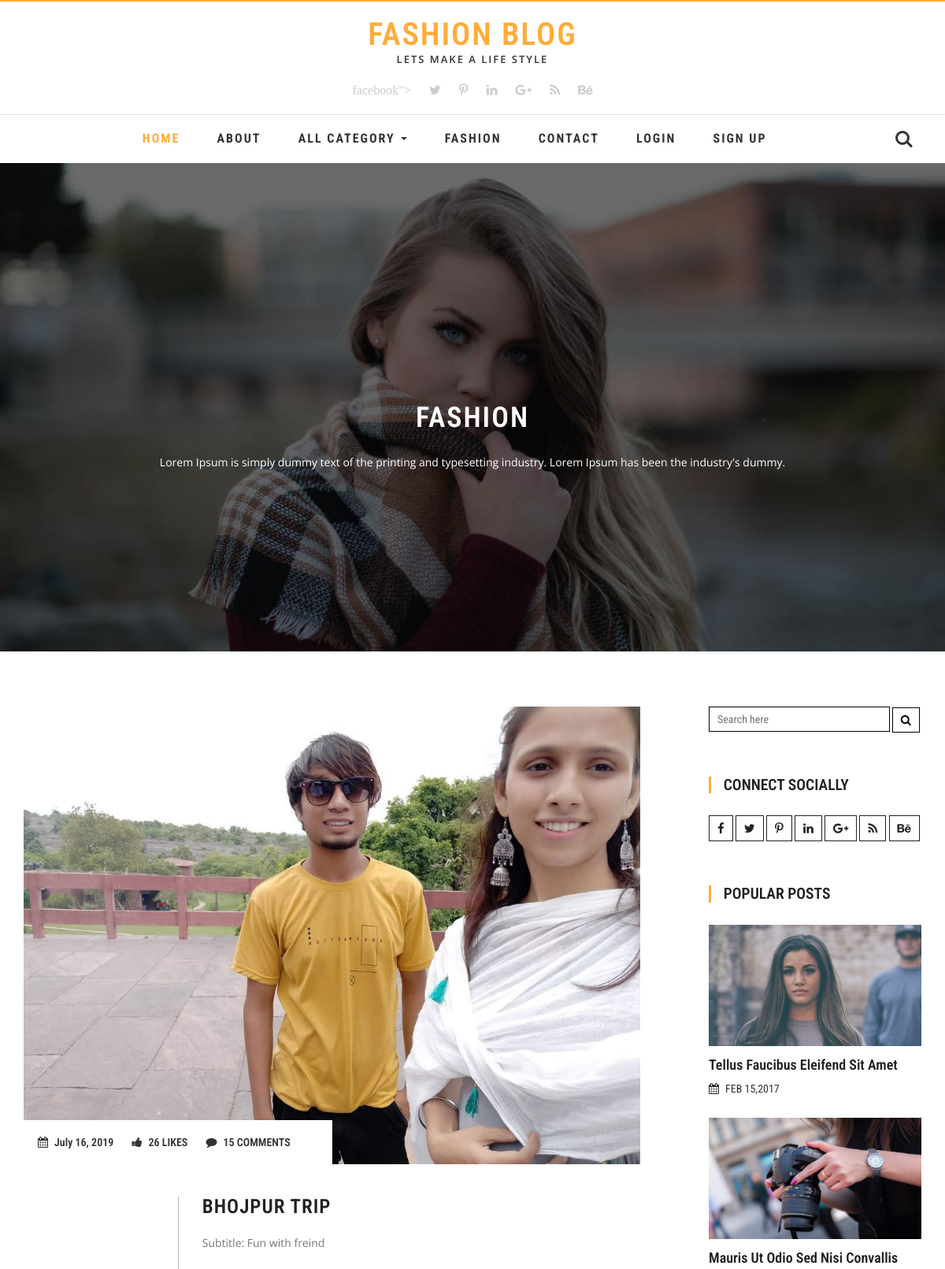
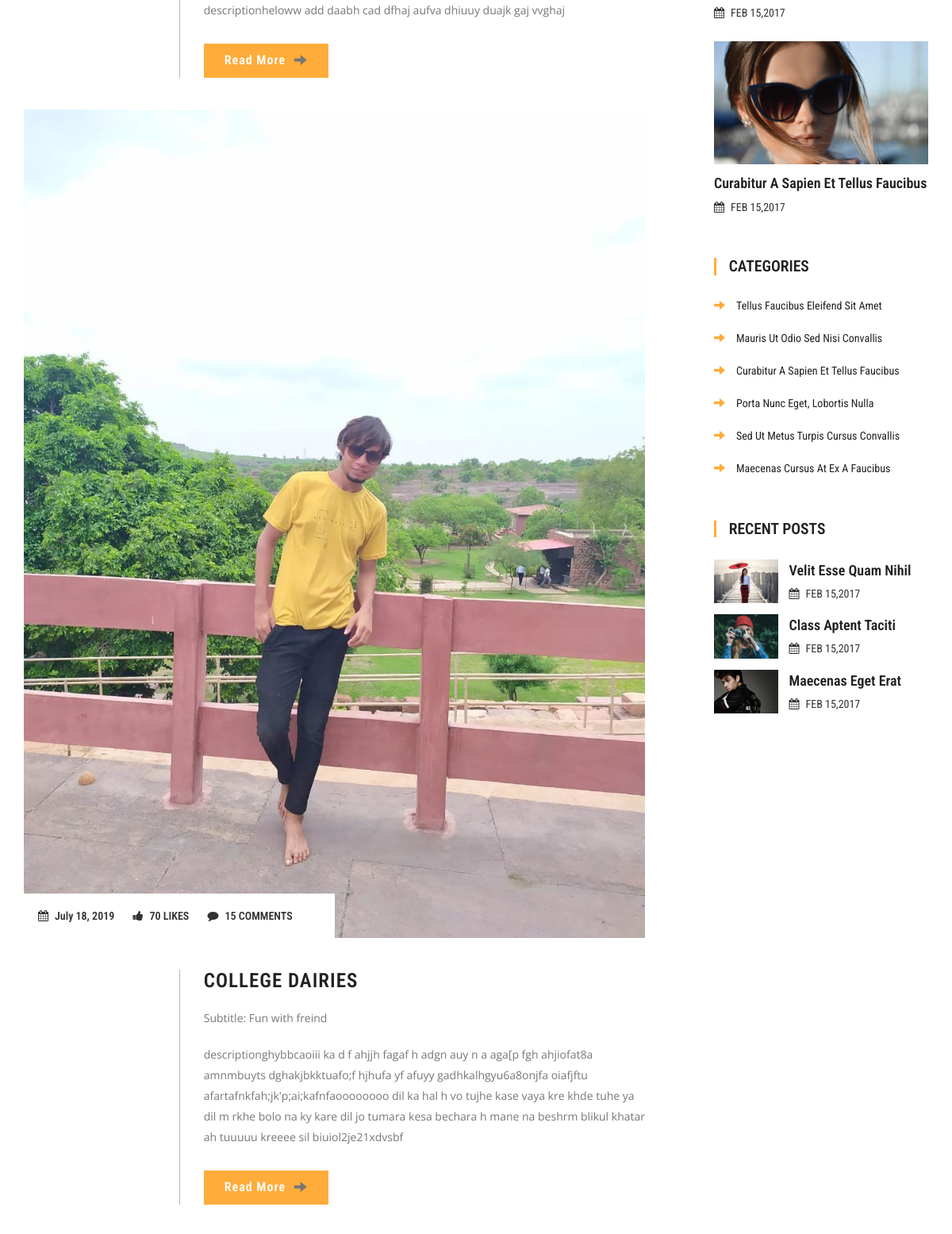
The page / (upper part) on the database its author committed (2 pictures, top to bottom).
### Blog/models.py (models this page shows, shortened)
class Post(models.Model):
    category=models.ForeignKey(Category,on_delete=models.CASCADE,null=True)
    User=models.ForeignKey(User,on_delete=models.CASCADE,null=True)
    title=models.CharField(max_length=100,null=True)
    subtitle=models.CharField(max_length=50,null=True)
    image=models.FileField(null=True)
    date=models.DateField(null=True)
    discription = models.CharField(max_length=400,null=True)

### Blog/views.py (the view)
# urls.py: 2. Add a URL to urlpatterns:  url(r'^$', Home.as_view(), name='home')
def Home(request):
    log = False
    if request.user.is_authenticated():
        log = True
    all_post = Post.objects.all()
    li = []
    b = 0
    for i in all_post:
        a = Post_like.objects.filter(post = i)
        for j in a:
            b +=j.like
        li.append(b)
        b = 0
    z = zip(all_post,li)
    recent,top_three = All_need_value()
    d = {'all_cat':all_cat(),'all_post':z,'logout':log,'recent':recent,'top_three':top_three }
    return render(request,'index.html',d)

### Blog/views.py (called while the page is built)
def all_cat():
    all_cat = Category.objects.all()
    return all_cat

def All_need_value():
    all_post = Post.objects.all().order_by('-id')
    recent = all_post[:3]
    li = []
    pos = []
    for i in all_post:
        a = i.post_like_set.count()
        li.append(a)
    for i in all_post:
        if max(li)>0:
            a = max(li)
            ind = li.index(a)
            li.pop(ind)
            li.insert(ind,0)
    top_three = pos[:3]
    return recent,top_three

### Blog/templates/index.html (shortened to what this page needs)
	{% extends 'base.html' %}
			{% load static %}
			{% block body %}
	<div class="w3-slider">
		<ul id="demo1">
			<li>
				<img src="{% static 'images/1.jpg' %}" alt="" />
				<div class="slide-desc">
					<h3>Fashion</h3>
					<p>Lorem Ipsum is simply dummy text of the printing and typesetting industry. Lorem Ipsum has been the industry's dummy. </p>
				</div>
			</li>
		</ul>
	</div>
	<div class="container">
		<div class="banner-btm-agile">
			<div class="col-md-9 btm-wthree-left">
				{% for i,j in all_post %}
				<div class="wthree-top">
					<div class="w3agile-top">
						<div class="w3agile_special_deals_grid_left_grid">
							<a href=""><img src="{{ i.image.url }}" class="img-responsive" alt="" /></a>
						</div>
						<div class="w3agile-middle">
						<ul>
							<li><a href="#"><i class="fa fa-calendar" aria-hidden="true"></i>{{i.date}}</a></li>
							<li><a href="{% url 'like' i.id %}"><i class="fa fa-thumbs-up" aria-hidden="true"></i>{{ j }} LIKES</a></li>
							<li><a href="#"><i class="fa fa-comment" aria-hidden="true"></i>15 COMMENTS</a></li>
						</ul>
					</div>
					</div>
					<div class="w3agile-bottom">
						<div class="col-md-3 w3agile-left">
						</div>
						<div class="col-md-9 w3agile-right">
							<h3><a href="">{{i.title}} </a></h3>
							<p>Subtitle: {{i.subtitle}}</p>
							<p>description{{i.discription}}</p>
							<a class="agileits w3layouts" href="{% url 'blogdetail' i.id %}">Read More <span class="glyphicon agileits w3layouts glyphicon-arrow-right" aria-hidden="true"></span></a>
						</div>
							<div class="clearfix"></div>
					</div>
				</div>
                {% endfor %}
			</div>
			<div class="col-md-3 w3agile_blog_left">
				<div class="wthreesearch">
							<form action="#" method="post">
								<input type="search" name="Search" placeholder="Search here" required="">
								<button type="submit" class="btn btn-default search" aria-label="Left Align">
									<i class="fa fa-search" aria-hidden="true"></i>
								</button>
							</form>
				</div>
				<div class="agileinfo_calender">
				<h3>CONNECT SOCIALLY</h3>
				<div class="w3ls-social-icons-1">
					<a class="facebook" href="#"><i class="fa fa-facebook"></i></a>
					<a class="twitter" href="#"><i class="fa fa-twitter"></i></a>
					<a class="pinterest" href="#"><i class="fa fa-pinterest-p"></i></a>
					<a class="linkedin" href="#"><i class="fa fa-linkedin"></i></a>
					<a class="linkedin" href="#"><i class="fa fa-google-plus"></i></a>
					<a class="linkedin" href="#"><i class="fa fa-rss"></i></a>
					<a class="linkedin" href="#"><i class="fa fa-behance"></i></a>
				</div>
				</div>
				<div class="w3ls_popular_posts">
					<h3>Popular Posts</h3>
					<div class="agileits_popular_posts_grid">
						<div class="w3agile_special_deals_grid_left_grid">
							<a href=""><img src="{% static 'images/p1.jpg' %}" class="img-responsive" alt="" /></a>
						</div>
						<h4><a href="">Tellus Faucibus Eleifend Sit Amet</a></h4>
						<h5><i class="fa fa-calendar" aria-hidden="true"></i>FEB 15,2017</h5>
					</div>
					<div class="agileits_popular_posts_grid">
						<div class="w3agile_special_deals_grid_left_grid">
								<a href=""><img src="{% static 'images/p2.jpg' %}" class="img-responsive" alt="" /></a>
							</div>
						<h4><a href="">Mauris Ut Odio Sed Nisi Convallis</a></h4>
						<h5><i class="fa fa-calendar" aria-hidden="true"></i>FEB 15,2017</h5>
					</div>
					<div class="agileits_popular_posts_grid">
						<div class="w3agile_special_deals_grid_left_grid">
								<a href=""><img src="{% static 'images/p3.jpg' %}" class="img-responsive" alt="" /></a>
						</div>
						<h4><a href="">Curabitur A Sapien Et Tellus Faucibus</a></h4>
						<h5><i class="fa fa-calendar" aria-hidden="true"></i>FEB 15,2017</h5>
					</div>
				</div>
				<div class="w3l_categories">
					<h3>Categories</h3>
					<ul>
						<li><a href=""><span class="glyphicon glyphicon-arrow-right" aria-hidden="true"></span>tellus faucibus eleifend sit amet</a></li>
						<li><a href=""><span class="glyphicon glyphicon-arrow-right" aria-hidden="true"></span>Mauris ut odio sed nisi convallis</a></li>
						<li><a href=""><span class="glyphicon glyphicon-arrow-right" aria-hidden="true"></span>Curabitur a sapien et tellus faucibus</a></li>
						<li><a href=""><span class="glyphicon glyphicon-arrow-right" aria-hidden="true"></span>porta nunc eget, lobortis nulla</a></li>
						<li><a href=""><span class="glyphicon glyphicon-arrow-right" aria-hidden="true"></span>Sed ut metus turpis cursus convallis</a></li>
						<li><a href=""><span class="glyphicon glyphicon-arrow-right" aria-hidden="true"></span>Maecenas cursus at ex a faucibus</a></li>
					</ul>
				</div>
			<div class="w3ls_recent_posts">
					<h3>Recent Posts</h3>
					<div class="agileits_recent_posts_grid">
						<div class="agileits_recent_posts_gridl">
							<div class="w3agile_special_deals_grid_left_grid">
									<a href=""><img src="{% static 'images/r1.jpg' %}" class="img-responsive" alt="" /></a>
								</div>
						</div>
						<div class="agileits_recent_posts_gridr">
							<h4><a href="">velit esse quam nihil</a></h4>
							<h5><i class="fa fa-calendar" aria-hidden="true"></i>FEB 15,2017</h5>
						</div>
						<div class="clearfix"> </div>
					</div>
					<div class="agileits_recent_posts_grid">
						<div class="agileits_recent_posts_gridl">
							<div class="w3agile_special_deals_grid_left_grid">
									<a href=""><img src="{% static 'images/r2.jpg' %}" class="img-responsive" alt="" /></a>
								</div>
						</div>
						<div class="agileits_recent_posts_gridr">
							<h4><a href="">Class aptent taciti </a></h4>
							<h5><i class="fa fa-calendar" aria-hidden="true"></i>FEB 15,2017</h5>
						</div>
						<div class="clearfix"> </div>
					</div>
					<div class="agileits_recent_posts_grid">
						<div class="agileits_recent_posts_gridl">
							<div class="w3agile_special_deals_grid_left_grid">
									<a href=""><img src="{% static 'images/r3.jpg' %}" class="img-responsive" alt="" /></a>
								</div>
						</div>
						<div class="agileits_recent_posts_gridr">
							<h4><a href="">Maecenas eget erat </a></h4>
							<h5><i class="fa fa-calendar" aria-hidden="true"></i>FEB 15,2017</h5>
						</div>
						<div class="clearfix"> </div>
					</div>
				</div>
			</div>
		</div>
	</div>
{% endblock %}

### Blog/static/css/style.css (style rules this page uses)
body { padding:0; margin:0; background:#fff; font-family: 'Roboto Condensed', sans-serif; }
a { text-decoration:none; }
body a { transition:0.5s all; -webkit-transition:0.5s all; -moz-transition:0.5s all; -o-transition:0.5s all; -ms-transition:0.5s all; font-weight:400; }
h1,h2,h3,h4,h5,h6 { margin:0; font-weight:400; transition:0.5s all; -webkit-transition:0.5s all; -moz-transition:0.5s all; -o-transition:0.5s all; -ms-transition:0.5s all; }
p { margin:0; font-family: 'Open Sans', sans-serif; }
ul { margin:0; padding:0; }
.w3-slider { position: relative; }
.btm-wthree-left { float: left; width: 70%; padding-left: 0; }
.w3agile-middle ul li { display: inline-block; margin-right: 20px; }
.w3agile-middle ul li a { color:#333; font-size:14px; text-decoration:none; font-weight:600; }
.w3agile-top { position: relative; }
.w3agile-middle { width: 50%; background: #fff; padding: 18px; position: absolute; bottom: 0; }
.w3agile-middle i { padding-right: 8px; }
.agileits_popular_posts_grid i,.w3ls_recent_posts i { padding-right: 8px; }
.w3agile-bottom { padding: 40px 0; }
.w3agile-right { border-left: 1px solid #b4b4b4; }
.w3agile-right h3 { font-size: 25px; text-transform: uppercase; letter-spacing: 1px; }
.w3agile-right h3 a { color: #212121; font-weight: 600; text-decoration:none; }
.w3agile-right p { font-size: 14px; color: #777; margin: 20px 0; line-height: 26px; }
a.agileits.w3layouts { font-weight: 600; color: #FFF; padding: 9px 25px; background-color: #FFAC3A; margin-top: 9px; letter-spacing: 1px; display: inline-block; text-decoration: none; font-size: 16px; border: 1px solid #FFAC3A; }
span.glyphicon.agileits.w3layouts.glyphicon-arrow-right { padding-left: 6px; top: 2px; }
.w3agile-right { padding-left: 30px; padding-right:0; }
.banner-btm-agile { margin: 5em 0; }
.wthreesearch input[type="search"] { border: 1px solid #000; padding: 5px 10px; color: #000; outline: none; width: 85%; }
.wthreesearch .btn-default { color: #000; border-color: #000; border-radius: 0; padding: 5px 10px; }
.wthreesearch { margin-bottom: 4em; }
.agile_author,.w3ls_recent_posts { margin:4em 0; }
.w3agile_blog_left h3 { text-transform: uppercase; font-size: 1.4em; color: #212121; padding-left: .8em; border-left: 3px solid #FFAC3A; font-weight:600; }
.agileits_recent_posts_gridl { float: left; width: 30%; }
.agileits_recent_posts_gridr { float: right; width: 65%; }
.agileits_recent_posts_gridr h4 a,.w3ls_popular_posts h4 a { font-size: 1em; text-decoration: none; color: #212121; line-height: 1.5em; font-weight: 600; text-transform: capitalize; }
.w3ls_popular_posts { margin-top: 4em; }
.w3ls_popular_posts h4 { margin: 10px 0; }
.agileits_popular_posts_grid { margin-top: 2em; }
.w3l_categories { margin-top: 4em; }
.agileits_recent_posts_gridr h4 { margin: 0 0 0.5em; }
.agileits_recent_posts_grid:nth-child(2) { margin: 2em 0 1em; }
.agileits_recent_posts_grid:nth-child(3) { margin: 0em 0 1em; }
.w3l_categories ul { padding:2em 0 0; }
.w3l_categories ul li { display:block; margin-bottom:1.5em; }
.w3l_categories ul li:last-child { margin:0; }
.w3l_categories ul li a { color:#212121; text-transform:capitalize; text-decoration:none; }
.w3l_categories ul li a span { padding-right:1em; color:#FFAC3A; }
.w3ls-social-icons-1 i,.w3ls-social-1 i { font-size: 15px; border:1px solid #212121; padding: 8px 10px; color: #212121; transition:0.5s all; -webkit-transition:0.5s all; -o-transition:0.5s all; -ms-transition:0.5s all; -moz-transition:0.5s all; }
.w3agile_blog_left { padding-right: 0; }
.w3ls-social-icons-1 { margin-top: 2em; }
.w3agile_blog_left { padding-right: 0; float: right; width: 25%; }
.w3agile_special_deals_grid_left_grid { position: relative; overflow: hidden; }
.w3agile_special_deals_grid_left_grid img { -moz-transition: all 1s; -o-transition: all 1s; -webkit-transition: all 1s; transition: all 1s; width: 100%; }
.glyphicon { position: relative; top: 1px; display: inline-block; font-family: 'Glyphicons Halflings'; font-style: normal; font-weight: 400; line-height: 1; -webkit-font-smoothing: antialiased; -moz-osx-font-smoothing: grayscale; color: #777; }

### Blog/static/css/flexslider.css (style rules this page uses)
.slides, .flex-control-nav, .flex-direction-nav { margin: 0; padding: 0; list-style: none; }
.slides:after { content: "."; display: block; clear: both; visibility: hidden; line-height: 0; height: 0; }

### rows shown on the page
Post: image (picture), date "July 16, 2019", j "26", title "BHOJPUR TRIP", subtitle "Fun with freind", discription "heloww add daabh cad dfhaj aufva dhiuuy duajk gaj vvghaj"
Post: image (picture), date "July 18, 2019", j "70", title "COLLEGE DAIRIES", subtitle "Fun with freind", discription "ghybbcaoiii ka d f ahjjh fagaf h adgn auy n a aga[p fgh ahjiofat8a amnmbuyts dghakjbkktuafo;f hjhufa yf afuyy gadhkalhgyu6a8onjfa oiafjftu afartafnkfah;jk'p;ai;kafnfaoooooooo dil ka hal h vo tujhe kase vaya kre khde tuhe ya dil m rkhe bolo na ky kare dil jo tumara kesa bechara h mane na beshrm blikul khatar ah tuuuuu kreeee sil biuiol2je21xdvsbf"
